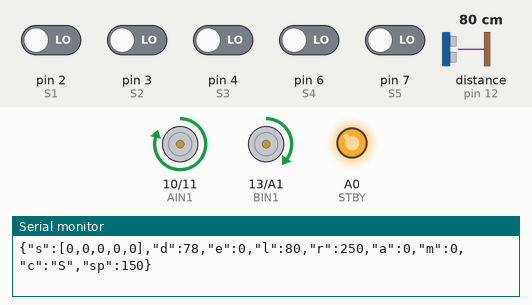
Bench run of a sketch on a simulated Arduino Uno, built with avr-gcc and run on an emulated ATmega328P. On the bench: motor-driver pin pairs drawn as motors (green arrow = first pin HIGH = forward, orange = second pin HIGH = backward, longer = more drive, scaled by the enable pin, stopped while the standby pin is LOW), output pins drawn as LEDs (lit = HIGH), the last lines printed to the serial monitor. Wiring (inferred from the names in the program): ultrasonic range finder: trigger pin 8; echo pin 12. Inputs (shaded band) come from the test bench; at power-on: pin 2 (S1), pin 3 (S2), pin 4 (S3), pin 6 (S4), pin 7 (S5) LOW, distance to the obstacle (sensor on pin 12) 80 cm. The echo pulse lasts 58.3 µs per cm; pins used as bus, display or sensor lines are not drawn.

Above: at 3.2 s.
3.3 s: distance to the obstacle (sensor on pin 12) set to 18 cm
4.8 s: distance to the obstacle (sensor on pin 12) set to 15 cm
At 6.6 s:
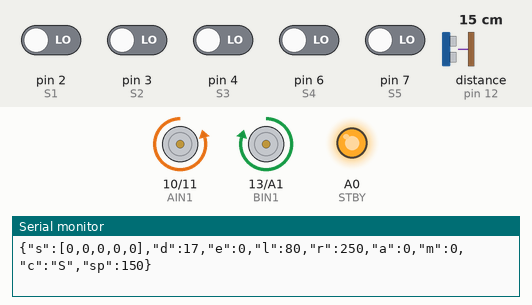
At 11.4 s:
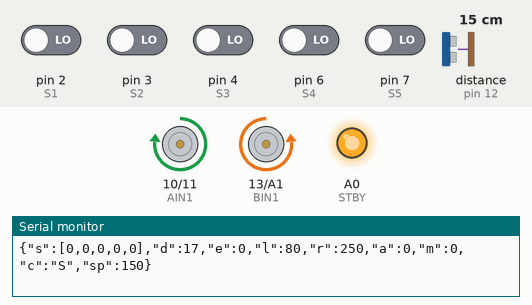
Timing chart, 0 to 19.8 s (numbered marks = the images above; inputs shaded):
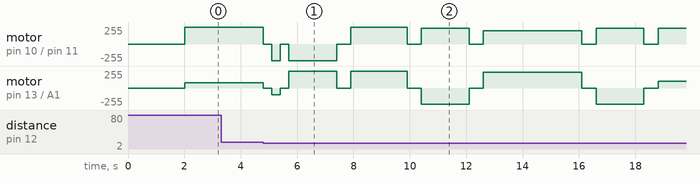

The sketch:

Do_Line_5Mat_PID.ino
```cpp
// ============================================
// ROBOT LINE FOLLOWER + ESP32 CONTROL
// Chế độ: AUTO dò line | MANUAL điều khiển web
// ============================================

// TB6612FNG
#define STBY A0
#define PWMA 9
#define AIN1 10
#define AIN2 11
#define PWMB 5
#define BIN1 13
#define BIN2 A1

// TCRT5000
#define S1 2
#define S2 3
#define S3 4
#define S4 6
#define S5 7

// HC-SR04
#define trigPin 8
#define echoPin 12

// Biến toàn cục
long duration;
int distance;
bool isAvoiding = false;

// PID
float Kp = 75, Ki = 0, Kd = 1500;
int base_left = 80;
int base_right = 250;
int error = 0, last_error = 0, I = 0;
int left_speed, right_speed;

// Chế độ điều khiển
enum Mode { AUTO, MANUAL };
Mode currentMode = AUTO;

// Biến điều khiển manual
int manualSpeed = 150;
char lastCommand = 'S'; // S=Stop, F=Forward, B=Back, L=Left, R=Right

// Gửi dữ liệu định kỳ
unsigned long lastSendTime = 0;
const unsigned long sendInterval = 300;

void setup() {
  // Khởi tạo chân
  pinMode(STBY, OUTPUT); digitalWrite(STBY, HIGH);
  pinMode(AIN1, OUTPUT); pinMode(AIN2, OUTPUT); pinMode(PWMA, OUTPUT);
  pinMode(BIN1, OUTPUT); pinMode(BIN2, OUTPUT); pinMode(PWMB, OUTPUT);
  pinMode(S1, INPUT); pinMode(S2, INPUT); pinMode(S3, INPUT);
  pinMode(S4, INPUT); pinMode(S5, INPUT);
  pinMode(trigPin, OUTPUT); pinMode(echoPin, INPUT);

  // Serial giao tiếp ESP32
  Serial.begin(115200);

  delay(2000);
  Serial.println("ARDUINO: Ready!");
}

void loop() {
  // 1. Đọc lệnh từ ESP32
  readESP32Commands();

  // 2. Đọc khoảng cách
  readDistance();

  // 3. Xử lý theo chế độ
  if (currentMode == AUTO) {
    autoMode();
  } else {
    manualMode();
  }

  // 4. Gửi dữ liệu cho ESP32
  sendSensorData();

  delay(10);
}

// ========== ĐỌC LỆNH TỪ ESP32 ==========
void readESP32Commands() {
  if (Serial.available()) {
    String command = Serial.readStringUntil('\n');
    command.trim();

    if (command.length() > 0) {
      Serial.print("CMD: "); Serial.println(command);

      // Chuyển chế độ
      if (command == "MODE_AUTO") {
        currentMode = AUTO;
        stopMotor();
        Serial.println("MODE: AUTO");
      }
      else if (command == "MODE_MANUAL") {
        currentMode = MANUAL;
        stopMotor();
        Serial.println("MODE: MANUAL");
      }

      // Lệnh điều khiển manual
      else if (currentMode == MANUAL) {
        lastCommand = command.charAt(0);

        switch(lastCommand) {
          case 'F': forward(manualSpeed, manualSpeed, 100); break;
          case 'B': backward(manualSpeed, manualSpeed, 100); break;
          case 'L': turnLeft(manualSpeed, 100); break;
          case 'R': turnRight(manualSpeed, 100); break;
          case 'S': stopMotor(); break;
          case '+': manualSpeed = constrain(manualSpeed + 20, 100, 255); break;
          case '-': manualSpeed = constrain(manualSpeed - 20, 100, 255); break;
        }
      }
    }
  }
}

// ========== CHẾ ĐỘ TỰ ĐỘNG ==========
void autoMode() {
  // Né vật cản
  if (distance > 0 && distance <= 15 && !isAvoiding) {
    isAvoiding = true;
    avoidObstacle();
    isAvoiding = false;
    return;
  }

  if (isAvoiding) return;

  // Dò line
  readSensors();
  pidControl();
  motorControl();
}

// ========== CHẾ ĐỘ THỦ CÔNG ==========
void manualMode() {
  // Giữ lệnh cuối (giữ nút trên web)
  if (lastCommand != 'S') {
    switch(lastCommand) {
      case 'F': forward(manualSpeed, manualSpeed, 100); break;
      case 'B': backward(manualSpeed, manualSpeed, 100); break;
      case 'L': turnLeft(manualSpeed, 100); break;
      case 'R': turnRight(manualSpeed, 100); break;
    }
  }
}

// ========== GỬI DỮ LIỆU CHO ESP32 ==========
void sendSensorData() {
  unsigned long currentTime = millis();

  if (currentTime - lastSendTime >= sendInterval) {
    // Tạo JSON
    Serial.print("{");

    // Cảm biến line
    Serial.print("\"s\":[");
    Serial.print(digitalRead(S1)); Serial.print(",");
    Serial.print(digitalRead(S2)); Serial.print(",");
    Serial.print(digitalRead(S3)); Serial.print(",");
    Serial.print(digitalRead(S4)); Serial.print(",");
    Serial.print(digitalRead(S5));
    Serial.print("],");

    // Dữ liệu khác
    Serial.print("\"d\":");
    Serial.print(distance);
    Serial.print(",\"e\":");
    Serial.print(error);
    Serial.print(",\"l\":");
    Serial.print(left_speed);
    Serial.print(",\"r\":");
    Serial.print(right_speed);
    Serial.print(",\"a\":");
    Serial.print(isAvoiding ? "1" : "0");
    Serial.print(",\"m\":");
    Serial.print(currentMode == AUTO ? "0" : "1");
    Serial.print(",\"c\":\"");
    Serial.print(lastCommand);
    Serial.print("\",\"sp\":");
    Serial.print(manualSpeed);

    Serial.println("}");

    lastSendTime = currentTime;
  }
}

// ========== CÁC HÀM ĐIỀU KHIỂN ĐỘNG CƠ ==========
void motorControl() {
  digitalWrite(AIN1, HIGH); digitalWrite(AIN2, LOW);
  analogWrite(PWMA, right_speed);
  digitalWrite(BIN1, HIGH); digitalWrite(BIN2, LOW);
  analogWrite(PWMB, left_speed);
}

void forward(int speedL, int speedR, int t) {
  digitalWrite(AIN1, HIGH); digitalWrite(AIN2, LOW);
  analogWrite(PWMA, speedR);
  digitalWrite(BIN1, HIGH); digitalWrite(BIN2, LOW);
  analogWrite(PWMB, speedL);
  if (t > 0) delay(t);
}

void backward(int speedL, int speedR, int t) {
  digitalWrite(AIN1, LOW); digitalWrite(AIN2, HIGH);
  analogWrite(PWMA, speedR);
  digitalWrite(BIN1, LOW); digitalWrite(BIN2, HIGH);
  analogWrite(PWMB, speedL);
  if (t > 0) delay(t);
}

void turnLeft(int speed, int t) {
  digitalWrite(AIN1, LOW); digitalWrite(AIN2, HIGH);
  analogWrite(PWMA, speed);
  digitalWrite(BIN1, HIGH); digitalWrite(BIN2, LOW);
  analogWrite(PWMB, speed);
  if (t > 0) delay(t);
}

void turnRight(int speed, int t) {
  digitalWrite(AIN1, HIGH); digitalWrite(AIN2, LOW);
  analogWrite(PWMA, speed);
  digitalWrite(BIN1, LOW); digitalWrite(BIN2, HIGH);
  analogWrite(PWMB, speed);
  if (t > 0) delay(t);
}

void stopMotor() {
  analogWrite(PWMA, 0);
  analogWrite(PWMB, 0);
}

// ========== HÀM DÒ LINE VÀ PID ==========
void readDistance() {
  digitalWrite(trigPin, LOW);
  delayMicroseconds(2);
  digitalWrite(trigPin, HIGH);
  delayMicroseconds(10);
  digitalWrite(trigPin, LOW);
  duration = pulseIn(echoPin, HIGH, 30000);
  distance = duration * 0.034 / 2;
}

void readSensors() {
  int s1 = digitalRead(S1);
  int s2 = digitalRead(S2);
  int s3 = digitalRead(S3);
  int s4 = digitalRead(S4);
  int s5 = digitalRead(S5);

  if      (s1==1&&s2==1&&s3==1&&s4==1&&s5==0) error=-4;
  else if (s1==1&&s2==1&&s3==1&&s4==0&&s5==0) error=-3;
  else if (s1==1&&s2==1&&s3==1&&s4==0&&s5==1) error=-2;
  else if (s1==1&&s2==1&&s3==0&&s4==0&&s5==1) error=-1;
  else if (s1==1&&s2==1&&s3==0&&s4==1&&s5==1) error=0;
  else if (s1==1&&s2==0&&s3==0&&s4==1&&s5==1) error=1;
  else if (s1==1&&s2==0&&s3==1&&s4==1&&s5==1) error=2;
  else if (s1==0&&s2==0&&s3==1&&s4==1&&s5==1) error=3;
  else if (s1==0&&s2==1&&s3==1&&s4==1&&s5==1) error=4;
  else error = last_error;
}

void pidControl() {
  int P = error;
  I += error;
  if (I > 50) I = 50; if (I < -50) I = -50;
  int D = error - last_error;
  int pid = Kp * P + Ki * I + Kd * D;
  last_error = error;

  if (error >= 3) {
    left_speed = 0;
    right_speed = base_right * 1.65;
  } else if (error <= -3) {
    left_speed = base_left * 1.65;
    right_speed = 0;
  } else if (error == 2 || error == -2) {
    pid *= 0.9;
    left_speed = base_left - pid;
    right_speed = base_right + pid;
  } else {
    left_speed = base_left - pid;
    right_speed = base_right + pid;
  }

  left_speed = constrain(left_speed, 0, 255);
  right_speed = constrain(right_speed, 0, 255);
}

// ========== NÉ VẬT CẢN ==========
void avoidObstacle() {
  stopMotor(); delay(300);
  backward(100, 200, 300);
  stopMotor(); delay(300);
  turnLeft(250, 1700);
  stopMotor(); delay(500);
  forward(100, 200, 2000);
  stopMotor(); delay(500);
  turnRight(240, 1700);
  stopMotor(); delay(500);
  forward(100, 200, 3500);
  stopMotor(); delay(500);
  turnRight(240, 1700);
  stopMotor(); delay(500);
  forward(100, 200, 2000);
  stopMotor(); delay(500);
  turnLeft(250, 1700);
  stopMotor(); delay(300);
}
```

Measured:
- the behaviour switches between 17 and 16 cm on distance to the obstacle (sensor on pin 12) (found by bisection; images 0 and 1)
